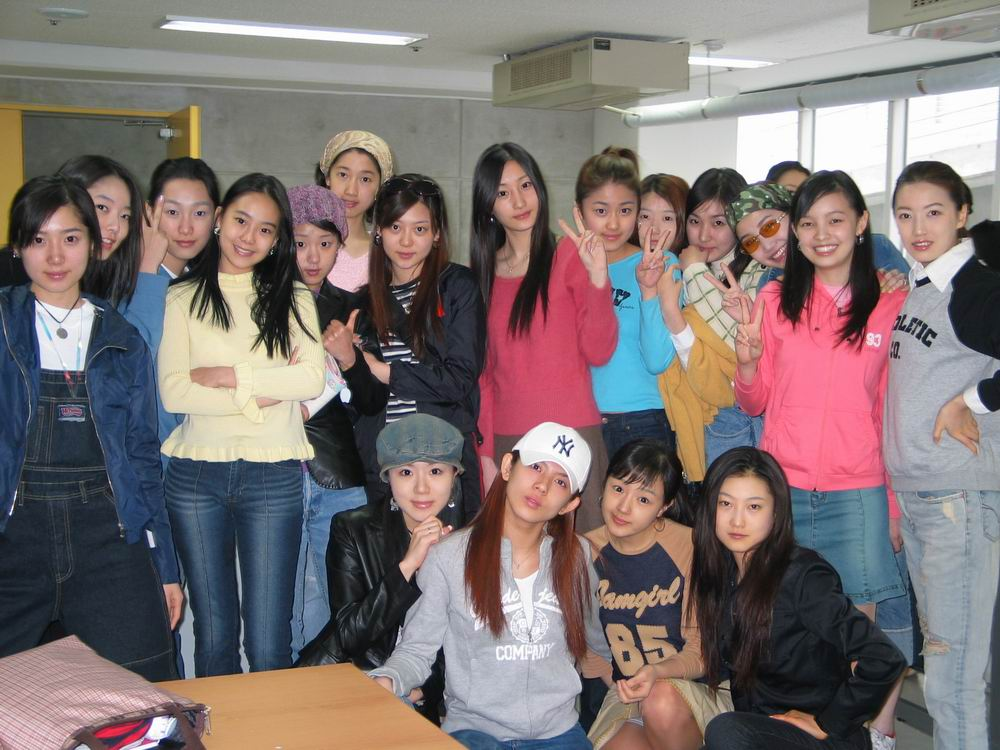
//> input picture FaceAlignment_vs2012/img/1.jpg, 1000 x 750 px, given in place of the camera
$ ./objectDetection   (built with g++ and OpenCV 4)
//> lines starting //> are read from the running program, lines starting //| are printed output that depends on the picture; after the words box and inside, x2 and y2 are one past the last pixel; in counts of white or black regions, pixels touching at a corner belong together
/**
 * @file objectDetection.cpp
 * @author A. Huaman ( based in the classic facedetect.cpp in samples/c )
 * @brief A simplified version of facedetect.cpp, show how to load a cascade classifier and how to find objects (Face + eyes) in a video stream
 */
#include "opencv2/objdetect/objdetect.hpp"
#include "opencv2/highgui/highgui.hpp"
#include "opencv2/imgproc/imgproc.hpp"

#include <iostream>
#include <stdio.h>

using namespace std;
using namespace cv;

/** Function Headers */
void detectAndDisplay( Mat frame );

/** Global variables */
//-- Note, either copy these two files from opencv/data/haarscascades to your current folder, or change these locations
String face_cascade_name = "haarcascade_frontalface_alt.xml";
String eyes_cascade_name = "haarcascade_eye_tree_eyeglasses.xml";
CascadeClassifier face_cascade;
CascadeClassifier eyes_cascade;
string window_name = "Capture - Face detection";
RNG rng(12345);

/**
 * @function main
 */
int main( int argc, char** argv )
{
  VideoCapture capture;
  Mat frame;

  //-- 1. Load the cascades
  if( !face_cascade.load( face_cascade_name ) ){ printf("--(!)Error loading\n"); return -1; };
  if( !eyes_cascade.load( eyes_cascade_name ) ){ printf("--(!)Error loading\n"); return -1; };

  //-- 2. Read the video stream
  capture.open( -1 );
  if( capture.isOpened() )
  {
    for(;;)
    {
      capture >> frame;
//> frame is the input picture: 750 rows x 1000 cols, CV_8UC3; mean B, G, R 114.2, 114.6, 126.9

      //-- 3. Apply the classifier to the frame
      if( !frame.empty() )
       { detectAndDisplay( frame ); }
      else
       { printf(" --(!) No captured frame -- Break!"); break; }

      int c = waitKey(10);
      if( (char)c == 'c' ) { break; }

    }
  }
  return 0;
}

/**
 * @function detectAndDisplay
 */
void detectAndDisplay( Mat frame )
{
   std::vector<Rect> faces;
   Mat frame_gray;

   cvtColor( frame, frame_gray, COLOR_BGR2GRAY );
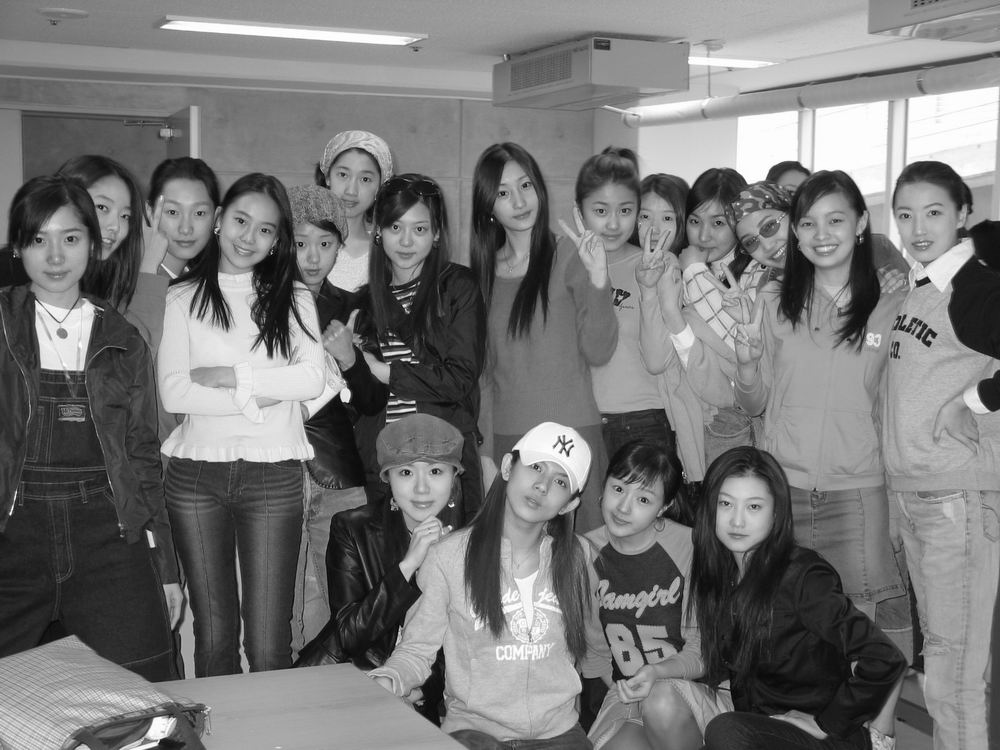
//> frame_gray: 750 rows x 1000 cols, CV_8UC1; min 1, max 255, mean 118.3
   equalizeHist( frame_gray, frame_gray );
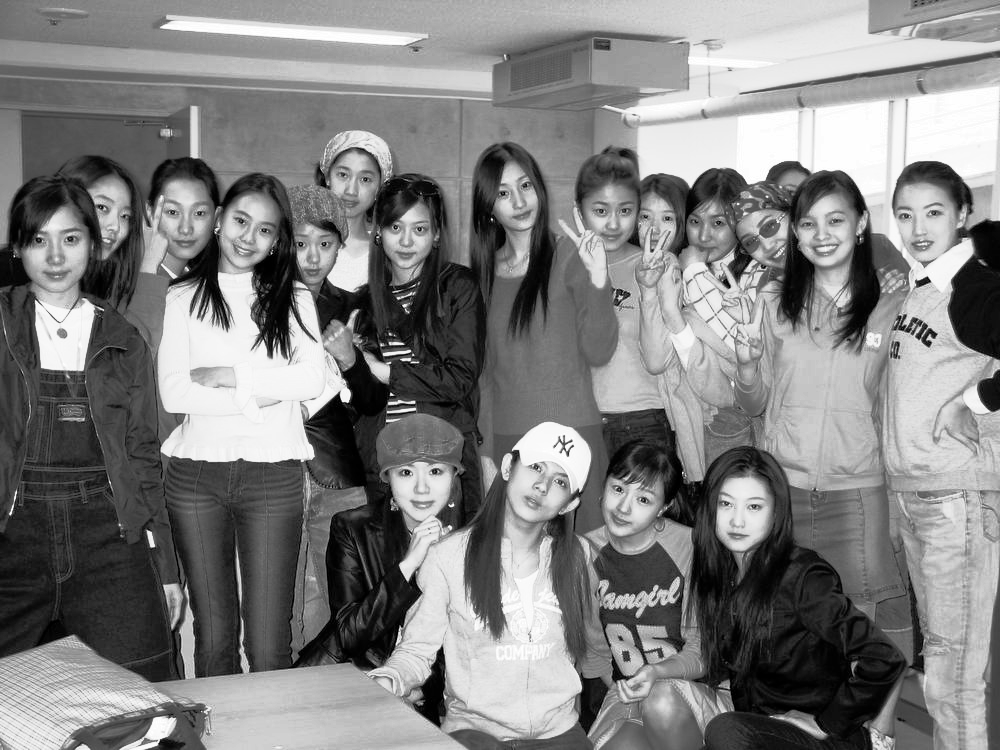
//> frame_gray: 750 rows x 1000 cols, CV_8UC1; min 0, max 255, mean 128.2
   //-- Detect faces
   face_cascade.detectMultiScale( frame_gray, faces, 1.1, 2, 0|CV_HAAR_SCALE_IMAGE, Size(30, 30) );
//> faces = 16 Rects (x, y, width, height), first 8: [630, 198, 54, 54], [377, 205, 62, 62], [582, 186, 64, 64], [679, 202, 56, 56], [285, 224, 57, 57], [325, 154, 58, 58], [486, 168, 62, 62], [85, 188, 54, 54]

   for( size_t i = 0; i < faces.size(); i++ )
    {
      Point center( faces[i].x + faces[i].width/2, faces[i].y + faces[i].height/2 );
      ellipse( frame, center, Size( faces[i].width/2, faces[i].height/2), 0, 0, 360, Scalar( 255, 0, 255 ), 2, 8, 0 );

      Mat faceROI = frame_gray( faces[i] );
      std::vector<Rect> eyes;

      //-- In each face, detect eyes
      eyes_cascade.detectMultiScale( faceROI, eyes, 1.1, 2, 0 |CV_HAAR_SCALE_IMAGE, Size(30, 30) );

      for( size_t j = 0; j < eyes.size(); j++ )
       {
         Point eye_center( faces[i].x + eyes[j].x + eyes[j].width/2, faces[i].y + eyes[j].y + eyes[j].height/2 );
         int radius = cvRound( (eyes[j].width + eyes[j].height)*0.25 );
         circle( frame, eye_center, radius, Scalar( 255, 0, 0 ), 3, 8, 0 );
       }
    }
//> this loop made 16 passes
//> center on passes 1 to 12: Point(657, 225), Point(408, 236), Point(614, 218), Point(707, 230), Point(313, 252), Point(354, 183), Point(517, 199), Point(112, 215), Point(186, 220), Point(823, 230), Point(739, 514), Point(427, 629)
//> pass 1, in detectAndDisplay, `Mat faceROI = frame_gray( faces[i] );`:
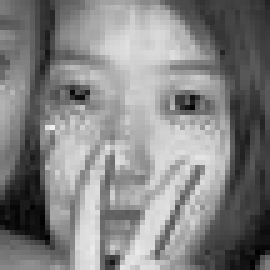
//> faceROI: 54 rows x 54 cols, CV_8UC1 (shown 5 times larger); min 0, max 240, mean 130.7
//> pass 2, in detectAndDisplay, `Mat faceROI = frame_gray( faces[i] );`:
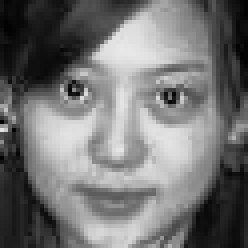
//> faceROI: 62 rows x 62 cols, CV_8UC1 (shown 4 times larger); min 2, max 232, mean 115.3
//> pass 3, in detectAndDisplay, `Mat faceROI = frame_gray( faces[i] );`:
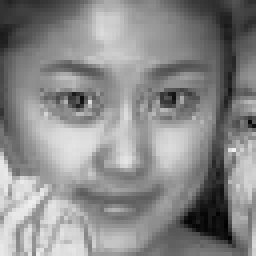
//> faceROI: 64 rows x 64 cols, CV_8UC1 (shown 4 times larger); min 2, max 240, mean 137.6
//> after the loop:
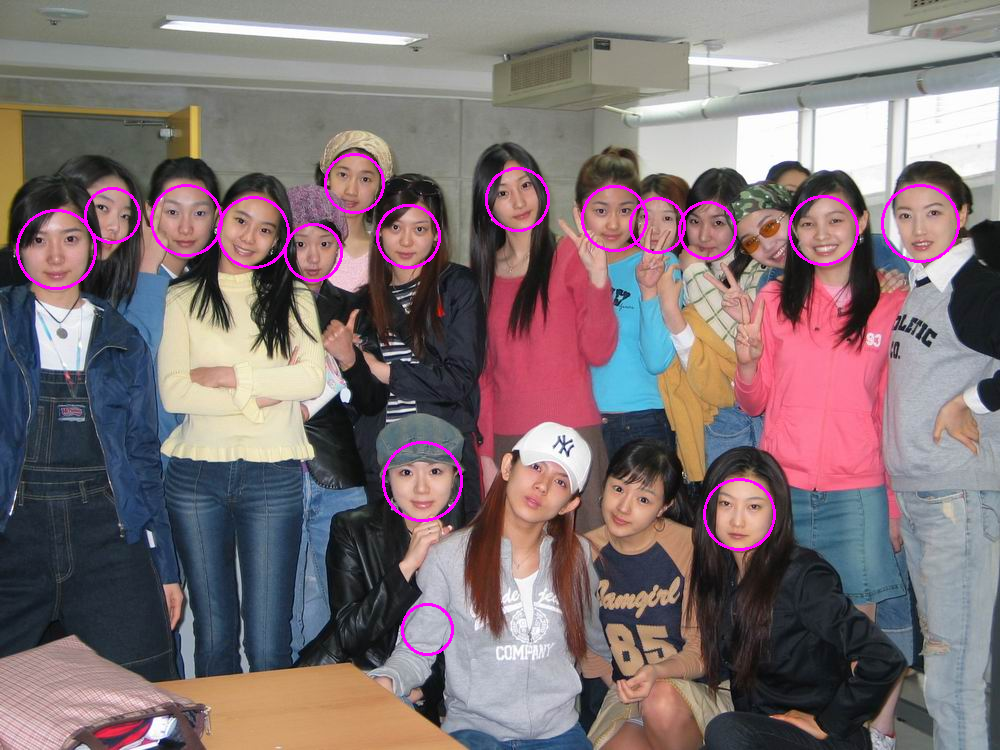
//> frame: 750 rows x 1000 cols, CV_8UC3; 1.28% of pixels changed, all inside (x1, y1, x2, y2) = (16, 153, 960, 656)
//> the Esc key is pressed
   //-- Show what you got
   imshow( window_name, frame );
}
